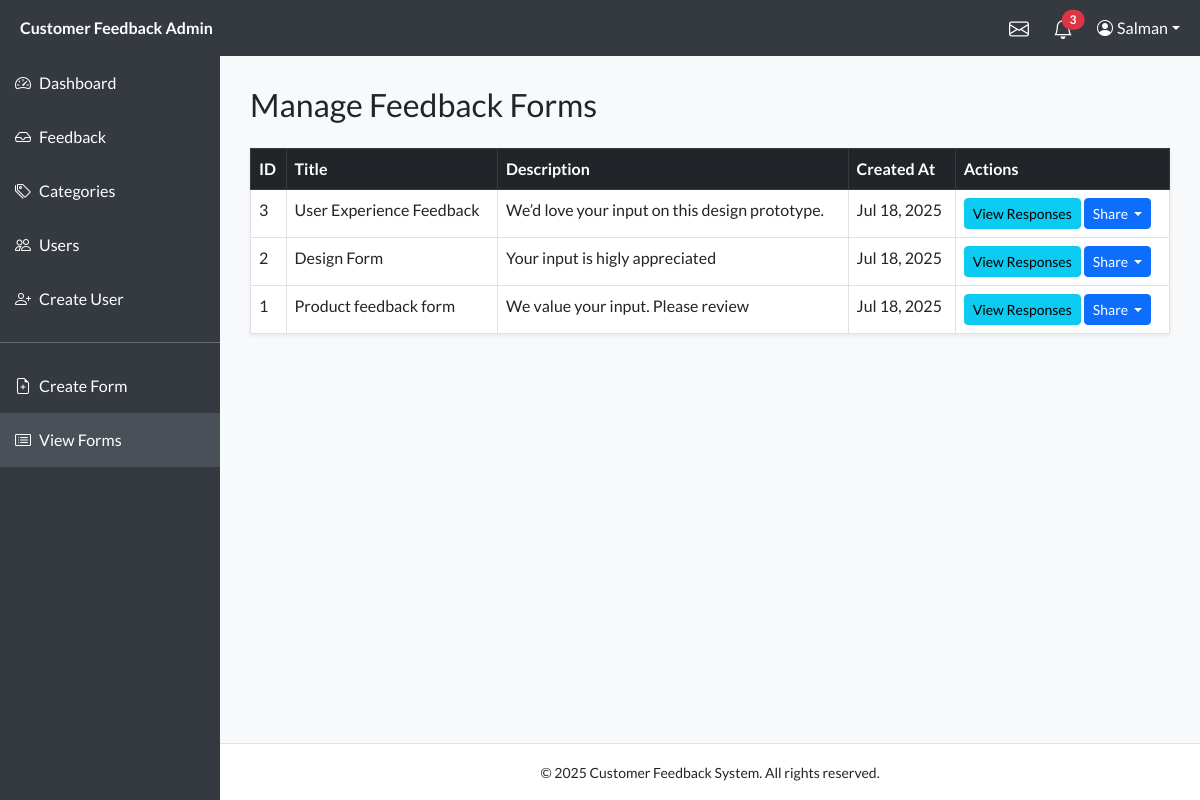
/Admin/list_forms.php (signed in), run on the app's committed database.
### tables this page shows
CREATE TABLE `feedback_forms` (
  `id` int(11) NOT NULL,
  `title` varchar(255) NOT NULL,
  `description` text DEFAULT NULL,
  `created_at` timestamp NOT NULL DEFAULT current_timestamp()
);

### Admin/list_forms.php (the view, shortened to what this page needs)
<?php
include 'includes/header.php';
include 'includes/sidebar.php';
$forms = $conn->query("SELECT * FROM feedback_forms ORDER BY created_at DESC");
?>
<h2 class="mb-4">Manage Feedback Forms</h2>
<table class="table table-bordered table-hover bg-white shadow-sm">
  <thead class="table-dark">
    <tr>
      <th>ID</th>
      <th>Title</th>
      <th>Description</th>
      <th>Created At</th>
      <th>Actions</th>
    </tr>
  </thead>
  <tbody>
    <?php while ($row = $forms->fetch_assoc()): ?>
      <tr>
        <td><?= $row['id'] ?></td>
        <td><?= htmlspecialchars($row['title']) ?></td>
        <td><?= nl2br(htmlspecialchars($row['description'])) ?></td>
        <td><?= date("M d, Y", strtotime($row['created_at'])) ?></td>
        <td>
          <a href="form_responses.php?id=<?= $row['id'] ?>" class="btn btn-sm btn-info">View Responses</a>
          <div class="dropdown d-inline-block">
            <button class="btn btn-sm btn-primary dropdown-toggle" type="button" id="dropdownMenuButton" data-bs-toggle="dropdown" aria-expanded="false">
              Share
            </button>
          </div>
        </td>
      </tr>
    <?php endwhile; ?>
  </tbody>
</table>
<?php include 'includes/footer.php'; ?>

### Admin/includes/header.php (style rules this page uses)
* { font-family: 'Lato', sans-serif; }
body { margin: 0; padding: 0; display: flex; flex-direction: column; }

### data on the page
feedback_forms: id "3", title "User Experience Feedback", description "We’d love your input on this design prototype.", created_at "Jul 18, 2025"
feedback_forms: id "2", title "Design Form", description "Your input is higly appreciated", created_at "Jul 18, 2025"
feedback_forms: id "1", title "Product feedback form", description "We value your input. Please review", created_at "Jul 18, 2025"

### other printed values
$unreadCount "3"
$_SESSION['user_name'] "Salman"
